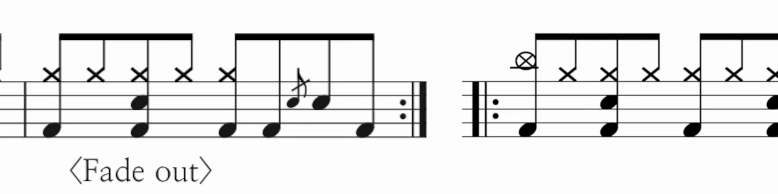
#> input picture backend/tests/fixtures/real_repeat_gpYDVEsuXio_end_repeat.png, 778 x 194 px
$ python -i auto_roi_detector.py   (imports and definitions only)
#> lines starting #> are read from the running program, lines starting #| are printed output that depends on the picture; after the words box and inside, x2 and y2 are one past the last pixel; in counts of white or black regions, pixels touching at a corner belong together
"""Conservative score-region suggestions from a few representative frames.

This module intentionally returns a suggestion rather than an authoritative
crop.  Missing or conflicting evidence is reported as ``not_found`` so the
existing manual ROI workflow remains the safe fallback.
"""
from __future__ import annotations

from dataclasses import dataclass
from pathlib import Path
from typing import Dict, List, Optional, Sequence

import cv2
import numpy as np

from app.pipeline import notation_envelope
from app.pipeline.extract import extract_preview_frame


@dataclass(frozen=True)
class StaffGroup:
    x1: float
    y1: float
    x2: float
    y2: float
    spacing: float
    notation_components: int
    regularity: float
    polarity: str


@dataclass(frozen=True)
class FrameCandidate:
    roi: tuple[float, float, float, float]
    score: float
    staff_groups: int
    notation_components: int
    staff_spacing: float
    polarity: str


# [174 lines left out: functions estimate_auto_roi_for_source, apply_notation_envelope, estimate_auto_roi, not called in this run]


def detect_frame_candidates(frame: np.ndarray) -> tuple[List[FrameCandidate], bool]:
    """Detect plausible score panels in one BGR frame."""
    height, width = frame.shape[:2]
    scale = min(1.0, 1200.0 / max(1, width), 900.0 / max(1, height))
    sample = (
        cv2.resize(frame, (max(1, round(width * scale)), max(1, round(height * scale))), interpolation=cv2.INTER_AREA)
        if scale < 1.0
        else frame
    )
    gray = cv2.cvtColor(sample, cv2.COLOR_BGR2GRAY)
    is_dark = bool(np.median(gray) < 110)
    groups: List[StaffGroup] = []
    groups.extend(_detect_staff_groups(gray, polarity="dark_on_light"))
    groups.extend(_detect_staff_groups(255 - gray, polarity="light_on_dark"))
    groups = _deduplicate_groups(groups)
    if not groups:
        return [], is_dark

    clusters = _merge_staff_groups(groups)
    candidates: List[FrameCandidate] = []
    sample_h, sample_w = gray.shape
    inv_scale = 1.0 / scale
    for cluster in clusters:
        spacing = float(np.median([group.spacing for group in cluster]))
        x1 = min(group.x1 for group in cluster) - max(sample_w * 0.018, spacing * 2.0)
        x2 = max(group.x2 for group in cluster) + max(sample_w * 0.018, spacing * 2.0)
        y1 = min(group.y1 for group in cluster) - spacing * 4.5
        y2 = max(group.y2 for group in cluster) + spacing * 4.5
        x1, y1, x2, y2 = _clamp_rect((x1, y1, x2, y2), sample_w, sample_h)
        coverage = min(1.0, max(group.x2 - group.x1 for group in cluster) / max(1.0, sample_w * 0.55))
        notation = sum(group.notation_components for group in cluster)
        regularity = float(np.mean([group.regularity for group in cluster]))
        score = 0.42 * regularity + 0.25 * coverage + 0.25 * min(1.0, notation / 6.0) + 0.08 * min(1.0, len(cluster) / 2.0)
        candidates.append(
            FrameCandidate(
                roi=(x1 * inv_scale, y1 * inv_scale, x2 * inv_scale, y2 * inv_scale),
                score=float(score),
                staff_groups=len(cluster),
                notation_components=notation,
                staff_spacing=spacing * inv_scale,
                polarity=max(cluster, key=lambda group: group.notation_components).polarity,
            )
        )
    candidates.sort(key=lambda candidate: (candidate.score, candidate.staff_groups, candidate.notation_components), reverse=True)
    return candidates, is_dark


def _detect_staff_groups(gray: np.ndarray, *, polarity: str) -> List[StaffGroup]:
    height, width = gray.shape
    if height < 60 or width < 120:
        return []
    block_size = max(15, min(51, (min(height, width) // 20) | 1))
    ink = cv2.adaptiveThreshold(
        gray,
        255,
        cv2.ADAPTIVE_THRESH_GAUSSIAN_C,
        cv2.THRESH_BINARY_INV,
        block_size,
        7,
    )
    horizontal = cv2.morphologyEx(ink, cv2.MORPH_OPEN, np.ones((1, max(12, width // 45)), np.uint8))
    remaining = cv2.subtract(ink, cv2.dilate(horizontal, np.ones((3, 1), np.uint8)))
    remaining = cv2.morphologyEx(remaining, cv2.MORPH_CLOSE, np.ones((5, 1), np.uint8))
    _, _, stats, centroids = cv2.connectedComponentsWithStats(remaining, 8)

    windows = _horizontal_windows(width)
    found: List[StaffGroup] = []
    for window_x1, window_x2 in windows:
        strip = horizontal[:, window_x1:window_x2]
        density = np.mean(strip > 0, axis=1)
        rows = np.flatnonzero(density > 0.34)
        if rows.size < 5:
            continue
        bands = np.split(rows, np.flatnonzero(np.diff(rows) > 1) + 1)
        usable_bands = [band for band in bands if band.size]
        centers = np.asarray([float(np.mean(band)) for band in usable_bands])
        thickness = np.asarray([len(band) for band in usable_bands])
        for start in range(max(0, len(centers) - 4)):
            group = centers[start:start + 5]
            if len(group) != 5:
                continue
            gaps = np.diff(group)
            spacing = float(np.median(gaps))
            tolerance = max(1.2, spacing * 0.24)
            deviation = float(np.max(np.abs(gaps - spacing)))
            if not 3.0 <= spacing <= 48.0 or deviation > tolerance:
                continue
            if np.max(thickness[start:start + 5]) > max(4.0, spacing * 0.5):
                continue
            before = start > 0 and abs(group[0] - centers[start - 1] - spacing) <= tolerance
            after = start + 5 < len(centers) and abs(centers[start + 5] - group[-1] - spacing) <= tolerance
            if before or after:
                continue

            row_pixels: List[np.ndarray] = []
            for center in group:
                row = horizontal[max(0, int(round(center)) - 1):min(height, int(round(center)) + 2), window_x1:window_x2]
                ys, xs = np.where(row > 0)
                del ys
                if xs.size:
                    row_pixels.append(xs + window_x1)
            if not row_pixels:
                continue
            pixels = np.concatenate(row_pixels)
            x1 = float(np.percentile(pixels, 2))
            x2 = float(np.percentile(pixels, 98))
            if x2 - x1 < max(50.0, width * 0.14):
                continue

            notation = 0
            for index in range(1, len(stats)):
                _, _, component_w, component_h, area = stats[index]
                cx, cy = centroids[index]
                if (
                    x1 - spacing <= cx <= x2 + spacing
                    and group[0] - 2.5 * spacing <= cy <= group[-1] + 2.5 * spacing
                    and max(2.0, spacing * 0.25) <= component_w <= spacing * 5.5
                    and spacing * 0.4 <= component_h <= spacing * 7.5
                    and area >= max(3.0, spacing * 0.65)
                ):
                    notation += 1
            regularity = max(0.0, 1.0 - deviation / max(tolerance, 1e-6))
            found.append(
                StaffGroup(
                    x1=x1,
                    y1=float(group[0]),
                    x2=x2,
                    y2=float(group[-1]),
                    spacing=spacing,
                    notation_components=notation,
                    regularity=regularity,
                    polarity=polarity,
                )
            )
    return found


def _horizontal_windows(width: int) -> List[tuple[int, int]]:
    raw = [
        (0, width),
        (0, round(width * 0.6)),
        (round(width * 0.2), round(width * 0.8)),
        (round(width * 0.4), width),
        (0, round(width * 0.45)),
        (round(width * 0.55), width),
    ]
    return [(max(0, x1), min(width, x2)) for x1, x2 in raw if x2 - x1 >= 80]


def _deduplicate_groups(groups: Sequence[StaffGroup]) -> List[StaffGroup]:
    ordered = sorted(groups, key=lambda group: (group.notation_components, group.regularity, group.x2 - group.x1), reverse=True)
    kept: List[StaffGroup] = []
    for group in ordered:
        if any(_staff_groups_match(group, existing) for existing in kept):
            continue
        kept.append(group)
    return sorted(kept, key=lambda group: (group.y1, group.x1))


def _staff_groups_match(left: StaffGroup, right: StaffGroup) -> bool:
    vertical_tolerance = max(left.spacing, right.spacing) * 1.5
    overlap = max(0.0, min(left.x2, right.x2) - max(left.x1, right.x1))
    shorter = max(1.0, min(left.x2 - left.x1, right.x2 - right.x1))
    return abs(left.y1 - right.y1) <= vertical_tolerance and overlap / shorter >= 0.55


def _merge_staff_groups(groups: Sequence[StaffGroup]) -> List[List[StaffGroup]]:
    clusters: List[List[StaffGroup]] = []
    for group in groups:
        matching: List[StaffGroup] | None = None
        for cluster in clusters:
            reference = cluster[-1]
            overlap = max(0.0, min(group.x2, reference.x2) - max(group.x1, reference.x1))
            shorter = max(1.0, min(group.x2 - group.x1, reference.x2 - reference.x1))
            spacing_ratio = max(group.spacing, reference.spacing) / max(1.0, min(group.spacing, reference.spacing))
            vertical_gap = group.y1 - reference.y2
            if overlap / shorter >= 0.42 and spacing_ratio <= 1.45 and vertical_gap <= max(group.spacing, reference.spacing) * 16:
                matching = cluster
                break
        if matching is None:
            clusters.append([group])
        else:
            matching.append(group)
    # A single-system candidate is useful for bottom overlays.  Multi-system
    # clusters cover full-page and stacked layouts.
    return clusters


# [30 lines left out: functions _cluster_candidates, _rect_iou, not called in this run]


def _clamp_rect(rect: tuple[float, float, float, float], width: int, height: int) -> tuple[float, float, float, float]:
    x1, y1, x2, y2 = rect
    return (
        max(0.0, min(float(width - 1), x1)),
        max(0.0, min(float(height - 1), y1)),
        max(1.0, min(float(width), x2)),
        max(1.0, min(float(height), y2)),
    )


# [17 lines left out: function _not_found, not called in this run]

>>> import cv2
>>> picture = cv2.imread('../../tests/fixtures/real_repeat_gpYDVEsuXio_end_repeat.png')
#> picture is the input picture: shape (194, 778, 3); mean B, G, R 231.4, 231.4, 231.4
>>> result = detect_frame_candidates(picture)
#> in detect_frame_candidates, `is_dark = bool(np.median(gray) < 110)`: is_dark = False
#> in _detect_staff_groups, `ink = cv2.adaptiveThreshold( gray, 255, cv2.ADAPTIVE_THRESH_GAUSSIAN_C..`:
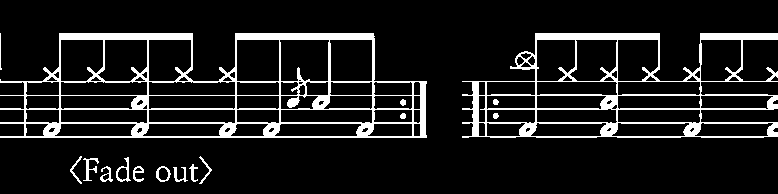
#> ink: shape (194, 778); 11.1% white; 16 white regions, largest, box (x1, y1, x2, y2) and area: (0, 33, 427, 138) 9066, (462, 33, 778, 138) 6711, (83, 158, 99, 181) 126
#> in _detect_staff_groups, `horizontal = cv2.morphologyEx(ink, cv2.MORPH_OPEN, np.ones((1, max(12,..`: horizontal: shape (194, 778); 6.3% white; 24 white regions (5 under 20 px), largest, box (x1, y1, x2, y2) and area: (235, 33, 375, 40) 976, (59, 33, 193, 40) 938, (535, 33, 660, 40) 875
#> in _detect_staff_groups, `remaining = cv2.subtract(ink, cv2.dilate(horizontal, np.ones((3, 1), n..`: remaining: shape (194, 778); 4.2% white; 97 white regions (9 under 20 px), largest, box (x1, y1, x2, y2) and area: (683, 41, 702, 80) 180, (131, 41, 149, 80) 178, (43, 41, 61, 80) 177
#> in _detect_staff_groups, `remaining = cv2.morphologyEx(remaining, cv2.MORPH_CLOSE, np.ones((5, 1..`:
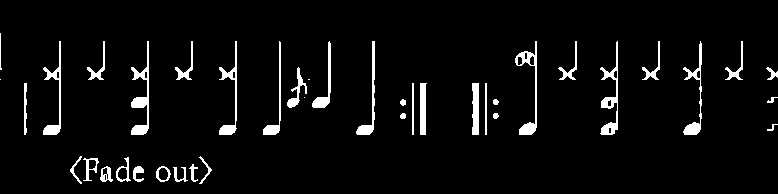
#> remaining: shape (194, 778); 4.8% white; 40 white regions (3 under 20 px), largest, box (x1, y1, x2, y2) and area: (131, 41, 149, 135) 596, (600, 41, 618, 135) 548, (515, 41, 537, 135) 506
#> in _detect_staff_groups, `_, _, stats, centroids = cv2.connectedComponentsWithStats(remaining, 8)`: stats = 41 rows, first 6: [0, 0, 778, 194, 143701], [0, 33, 2, 37, 39], [43, 41, 18, 94, 437], [87, 41, 18, 39, 172], [131, 41, 18, 94, 596], [175, 41, 18, 39, 176]; centroids = 41 pairs, first value 0 to 771.8, second value 51.9 to 174.5
#> the loop in _detect_staff_groups, `for window_x1, window_x2 in windows:` made 6 passes
#> (centers, thickness) on passes 1 to 6: ([36, 81, 95, 108.5, 122.5, 136.5], [7, 1, 1, 2, 2, 2]), ([36, 81.5, 95, 108.5, 122.5, 136.5], [7, 2, 1, 2, 2, 2]), ([36, 81, 95, 108.5, 122.5, 136.5], [7, 1, 1, 2, 2, 2]), ([36, 81, 94.5, 108.5, 122.5, 136.5], [7, 1, 2, 2, 2, 2]), ([36, 81.5, 95, 108.5, 122.5, 136.5], [7, 2, 1, 2, 2, 2]), ([36, 81, 94.5, 108.5, 122.5, 136.5], [7, 1, 2, 2, 2, 2])
#> after the loop in _detect_staff_groups, `for window_x1, window_x2 in windows:`: found = 6 items; row_pixels = 5 items
#> call 2 of _detect_staff_groups, with polarity = 'light_on_dark'
#> in _detect_staff_groups (call 2), `ink = cv2.adaptiveThreshold( gray, 255, cv2.ADAPTIVE_THRESH_GAUSSIAN_C..`:
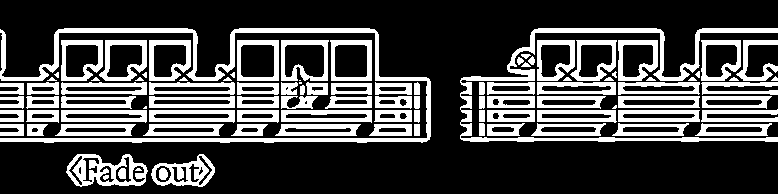
#> ink: shape (194, 778); 27.7% white; 99 white regions (8 under 20 px), largest, box (x1, y1, x2, y2) and area: (0, 28, 431, 143) 5129, (460, 28, 778, 142) 3845, (66, 154, 148, 187) 1333
#> in _detect_staff_groups (call 2), `ink = cv2.adaptiveThreshold( gray, 255, cv2.ADAPTIVE_THRESH_GAUSSIAN_C..`:
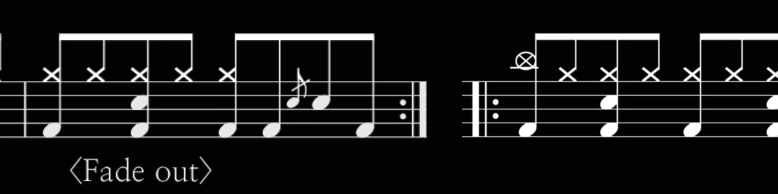
#> gray: shape (194, 778); min 0, max 255, mean 23.6
#> in _detect_staff_groups (call 2), `horizontal = cv2.morphologyEx(ink, cv2.MORPH_OPEN, np.ones((1, max(12,..`:
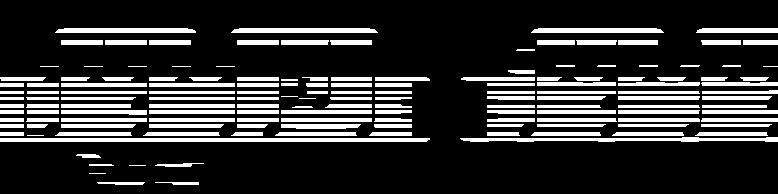
#> horizontal: shape (194, 778); 19.3% white; 148 white regions (11 under 20 px), largest, box (x1, y1, x2, y2) and area: (0, 138, 430, 142) 1715, (460, 137, 778, 142) 1063, (231, 28, 378, 33) 707
#> in _detect_staff_groups (call 2), `remaining = cv2.subtract(ink, cv2.dilate(horizontal, np.ones((3, 1), n..`: remaining: shape (194, 778); 6.6% white; 220 white regions (116 under 20 px), largest, box (x1, y1, x2, y2) and area: (66, 156, 102, 187) 436, (460, 80, 472, 137) 412, (426, 81, 431, 137) 262
#> in _detect_staff_groups (call 2), `remaining = cv2.morphologyEx(remaining, cv2.MORPH_CLOSE, np.ones((5, 1..`:
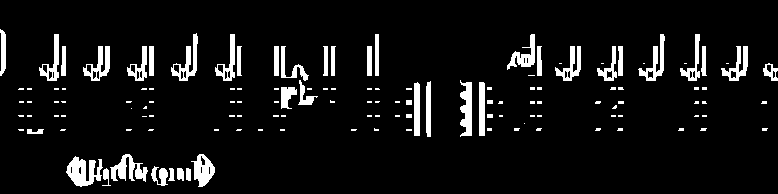
#> remaining: shape (194, 778); 7.4% white; 136 white regions (92 under 20 px), largest, box (x1, y1, x2, y2) and area: (66, 156, 103, 187) 657, (110, 154, 148, 182) 515, (460, 80, 472, 137) 488
#> in _detect_staff_groups (call 2), `_, _, stats, centroids = cv2.connectedComponentsWithStats(remaining, 8)`: stats = 137 rows, first 6: [0, 0, 778, 194, 139732], [0, 29, 6, 47, 215], [171, 33, 27, 48, 459], [39, 34, 20, 47, 348], [215, 34, 20, 47, 342], [375, 34, 4, 42, 168]; centroids = 137 pairs, first value 2.75 to 770.2, second value 51.65 to 175.7
#> the loop in _detect_staff_groups (call 2), `for window_x1, window_x2 in windows:` made 6 passes
#> thickness on passes 1 to 6: [5, 5, 4, 4, 3, 4, 4, 4, 4, 4, 4, 4], [5, 5, 4, 4, 3, 3, 4, 4, 4, 4, 4, 4], [5, 5, 4, 4, 3, 3, 4, 4, 4, 4, 4, 4], [5, 5, 4, 4, 3, 4, 3, 4, 4, 3, 4, 4], [5, 5, 4, 4, 3, 3, 4, 4, 4, 4, 4, 4], [5, 5, 4, 4, 3, 4, 3, 4, 4, 3, 4, 3]
#> pass 3, in _detect_staff_groups (call 2), `strip = horizontal[:, window_x1:window_x2]`:
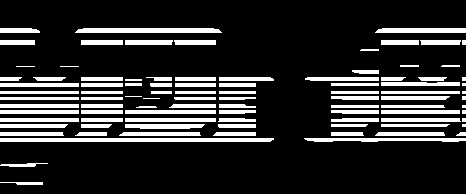
#> strip: shape (194, 466); 18% white; 93 white regions (12 under 20 px), largest, box (x1, y1, x2, y2) and area: (0, 138, 274, 142) 1091, (75, 28, 222, 33) 707, (304, 138, 466, 142) 535
#> after the loop in _detect_staff_groups (call 2), `for window_x1, window_x2 in windows:`: found = []
#> in _deduplicate_groups, `ordered = sorted(groups, key=lambda group: (group.notation_components,..`: ordered = 6 items
#> the loop in _deduplicate_groups, `for group in ordered:` made 6 passes
#> after the loop in _deduplicate_groups, `for group in ordered:`: kept = 1 item
#> the loop in _merge_staff_groups, `for group in groups:` made 1 pass
#> the loop in detect_frame_candidates, `for cluster in clusters:` made 1 pass
#> (spacing, x1, x2, y1, y2, coverage, notation, regularity) on pass 1: (14, 0, 778, 18, 194, 1, 28, 0.851)

$ run again, on backend/tests/fixtures/real_repeat_gpYDVEsuXio_start_repeat.png
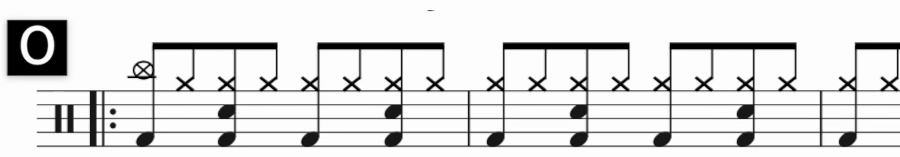
#> input picture backend/tests/fixtures/real_repeat_gpYDVEsuXio_start_repeat.png, 900 x 157 px
#> picture is the input picture: shape (157, 900, 3); mean B, G, R 222.3, 222.3, 222.3
#> is_dark = False
#> in _detect_staff_groups, `ink = cv2.adaptiveThreshold( gray, 255, cv2.ADAPTIVE_THRESH_GAUSSIAN_C..`:
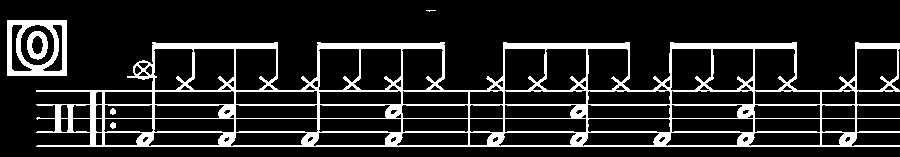
#> ink: shape (157, 900); 14.2% white; 6 white regions (1 under 20 px), largest, box (x1, y1, x2, y2) and area: (36, 42, 900, 147) 18010, (7, 20, 67, 76) 1649, (27, 31, 48, 60) 340, (110, 108, 116, 115) 32, (110, 122, 116, 129) 32
#> horizontal: shape (157, 900); 7.9% white; 14 white regions, largest, box (x1, y1, x2, y2) and area: (37, 145, 900, 147) 1712, (37, 90, 900, 92) 1568, (37, 104, 900, 106) 1521
#> stats = 41 rows, first 6: [0, 0, 900, 157, 132530], [426, 10, 10, 2, 11], [7, 20, 6, 56, 234], [16, 26, 15, 40, 217], [44, 26, 15, 39, 215], [62, 26, 5, 44, 220]; centroids = 41 pairs, first value 8.92 to 891.6, second value 10.09 to 146
#> after the loop in _detect_staff_groups, `for window_x1, window_x2 in windows:`: found = 6 items; row_pixels = 5 items
#> ink: shape (157, 900); 33.6% white; 108 white regions (10 under 20 px), largest, box (x1, y1, x2, y2) and area: (34, 37, 900, 152) 10541, (1, 15, 73, 81) 1298, (355, 49, 401, 90) 751
#> horizontal: shape (157, 900); 24.4% white; 146 white regions, largest, box (x1, y1, x2, y2) and area: (36, 147, 900, 151) 3448, (315, 38, 449, 42) 526, (667, 38, 801, 42) 526
#> stats = 121 rows, first 6: [0, 0, 900, 157, 128672], [426, 7, 9, 7, 57], [1, 17, 6, 60, 330], [67, 21, 6, 54, 317], [21, 25, 33, 40, 465], [124, 40, 29, 41, 505]; centroids = 121 pairs, first value 3.52 to 890.4, second value 10.11 to 145.7
#> the loop in _detect_staff_groups (call 2), `for window_x1, window_x2 in windows:` made 6 passes
#> pass 3, in _detect_staff_groups (call 2), `strip = horizontal[:, window_x1:window_x2]`:
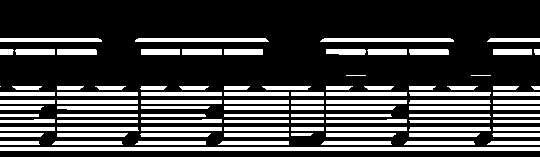
#> strip: shape (157, 540); 26.1% white; 95 white regions (1 under 20 px), largest, box (x1, y1, x2, y2) and area: (0, 147, 540, 151) 2160, (135, 38, 269, 42) 526, (320, 38, 454, 42) 525
#> after the loop in _detect_staff_groups (call 2), `for window_x1, window_x2 in windows:`: found = []
#> ordered = 6 items
#> the loop in _deduplicate_groups, `for group in ordered:` made 6 passes
#> after the loop in _deduplicate_groups, `for group in ordered:`: kept = 1 item
#> the loop in _merge_staff_groups, `for group in groups:` made 1 pass
#> the loop in detect_frame_candidates, `for cluster in clusters:` made 1 pass
#> (spacing, x1, x2, y1, y2, coverage, notation, regularity) on pass 1: (13.75, 29.5, 900, 28.62, 157, 1, 23, 0.924)
